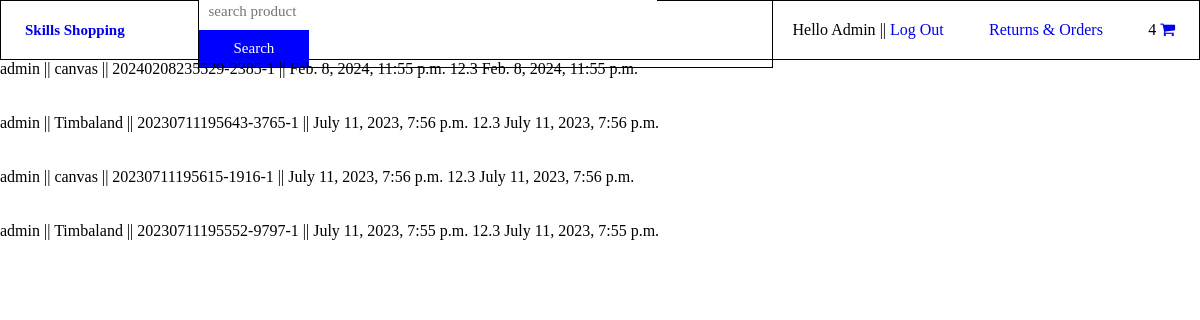
Before: /order_history/ (signed in) with the older database file.
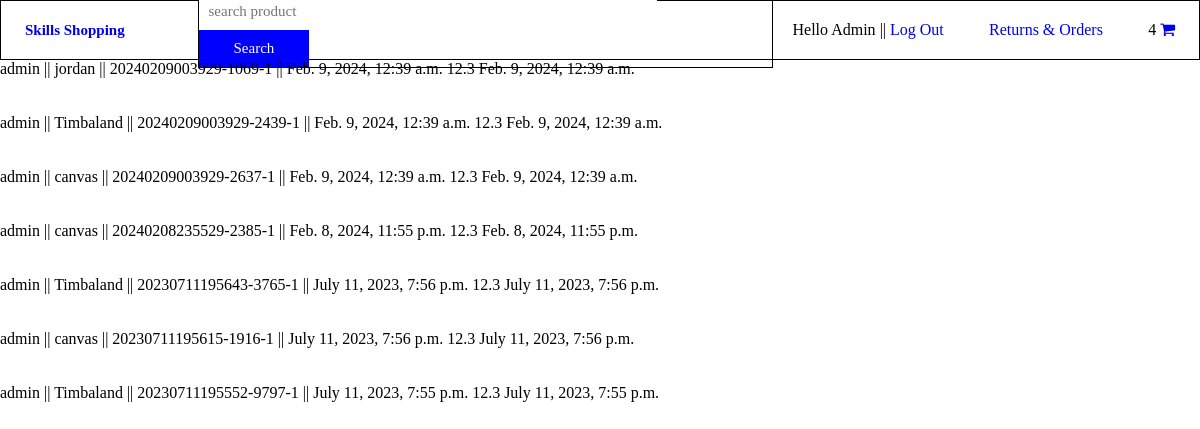
After: the same page with the newer database file.
### Order_management/models.py (models this page shows, shortened)
class Order_history(models.Model):
    customer = models.ForeignKey(User, on_delete=models.CASCADE)
    product = models.ForeignKey(Products, on_delete=models.SET_NULL, null=True)
    order_id = models.CharField(max_length=11, unique=True, editable=False)
    quantity = models.IntegerField(default=1)
    date_added = models.DateTimeField(auto_now_add=True)
    price = models.FloatField()
    class Meta:
        verbose_name_plural = 'Order_history'
        ordering=('-date_added',)

### Product_catalog/models.py (models this page shows, shortened)
class Products(models.Model):
    name = models.CharField(max_length=200)
    category = models.ForeignKey(Product_category, on_delete=models.CASCADE, related_name='categories')
    description = models.TextField()
    price = models.FloatField()
    image = models.ImageField(upload_to='images', null=True, blank=True)
    class Meta:
        verbose_name_plural = 'Products'

### Order_management/views.py (the view)
# urls.py: path('order_history/',views.OrderHistory, name='order_history'),
def OrderHistory(request):
    try:
        order_histories = Order_history.objects.filter(customer = request.user)
    except:
        order_histories = []
    context = {
        'order_histories':order_histories
    }
    return render(request, 'order_history.html',context)

### templates/order_history.html (shortened to what this page needs)
{% extends 'base.html' %}
{% load static %}
{% block content %}
    <section class="order_history">
        <ul>
            {% if order_histories %}
            {% for order_history in order_histories %}
                <li>
                    {{order_history.customer}}  ||  {{order_history.product.name}} || {{ order_history.order_id }} || {{ order_history.date_added }} {{ order_history.price }} {{ order_history.date_added }}
                </li>
                <br><br>
            {% endfor %}
            {% else %}
            <h1>no history</h1>
            {% endif %}
        </ul>
    </section>
{% endblock %}

### templates/base.html (shortened to what this page needs)
{% load static %}
<!DOCTYPE html>
<html lang="en">
<head>
    <link rel="stylesheet" href="{% static 'css/style.css' %}">
    <link rel="stylesheet" href="https://cdnjs.cloudflare.com/ajax/libs/font-awesome/4.7.0/css/font-awesome.min.css">
</head>
<body>
    <header>
        <h1>
            <a href="{% url 'home' %}">
                skills shopping
            </a>
        </h1>
        <form action="" method="POST">
            <input type="search" name="search_product" id="" placeholder="search product">
            <button type="submit">search</button>
        </form>
        <ul>
            <li>
                <p>
                    {% if request.user.is_authenticated %}
                        hello {{ request.user.username }} ||
                        <a href="{% url 'logout' %}">log out</a>
                    {% else %}
                        hello guest ||
                        <a href="{% url 'login' %}">login</a>
                    {% endif %}
                </p>
            </li>
            <li>
                <a href="{% url 'order_history' %}">returns & orders</a>
            </li>
            <li>
                4 <a href="{% url 'cart' %}"> <i class="fa fa-shopping-cart" aria-hidden="true"></i></a>
            </li>
        </ul>
    </header>
    {% block content %}
    {% endblock %}
</body>
</html>

### static/css/style.css (style rules this page uses)
* { margin: 0; padding: 0; box-sizing: border-box; font-family: Georgia, 'Times New Roman', Times, serif; }
body { position: relative; }
header { width: 100%; height: 60px; display: flex; align-items: center; justify-content: space-between; padding: 0px 2%; border: 1px solid black; }
header h1 { display: block; width: 15%; font-size: 15px; text-transform: capitalize; }
header h1 a { text-decoration: none; }
header form { width: 50%; height: fit-content; border: 1px solid black; }
header form input { border: none; outline: none; width: 80%; padding: 10px; font-size: 15px; }
header form button { border: none; width: 19.35%; height: 100%; font-size: 15px; text-transform: capitalize; padding: 10px; background-color: blue; color: white; }
header ul { width: 35%; display: flex; padding-left: 20px; justify-content: space-between; }
header ul li { text-transform: capitalize; list-style-type: none; }
header ul li a { text-decoration: none; }

Changed rows visible on the page:
added Order_history: customer "admin", product.name "jordan", order_id "20240209003929-1069-1", date_added "Feb. 9, 2024, 12:39 a.m.", price "12.3"
added Order_history: customer "admin", product.name "Timbaland", order_id "20240209003929-2439-1", date_added "Feb. 9, 2024, 12:39 a.m.", price "12.3"
added Order_history: customer "admin", product.name "canvas", order_id "20240209003929-2637-1", date_added "Feb. 9, 2024, 12:39 a.m.", price "12.3"
